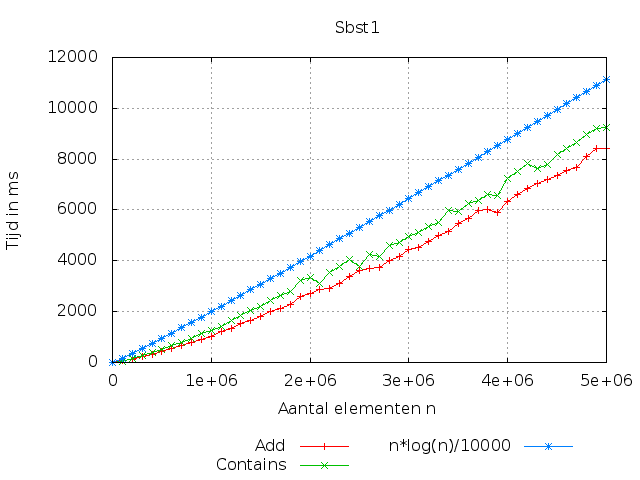

This chart was generated by the following gnuplot code:
#!/usr/bin/gnuplot
reset
set terminal png
set datafile separator ","
set title "Sbst1"
set xlabel "Aantal elementen n"
set ylabel "Tijd in ms"
set autoscale
set key below
set grid

plot "sbst1.csv" using 1:2 title "Add" w lp, \
     "sbst1.csv" using 1:3 title "Contains" w lp, \
     "sbst1.csv" using 1:4 title "n*log(n)/10000" w lp
